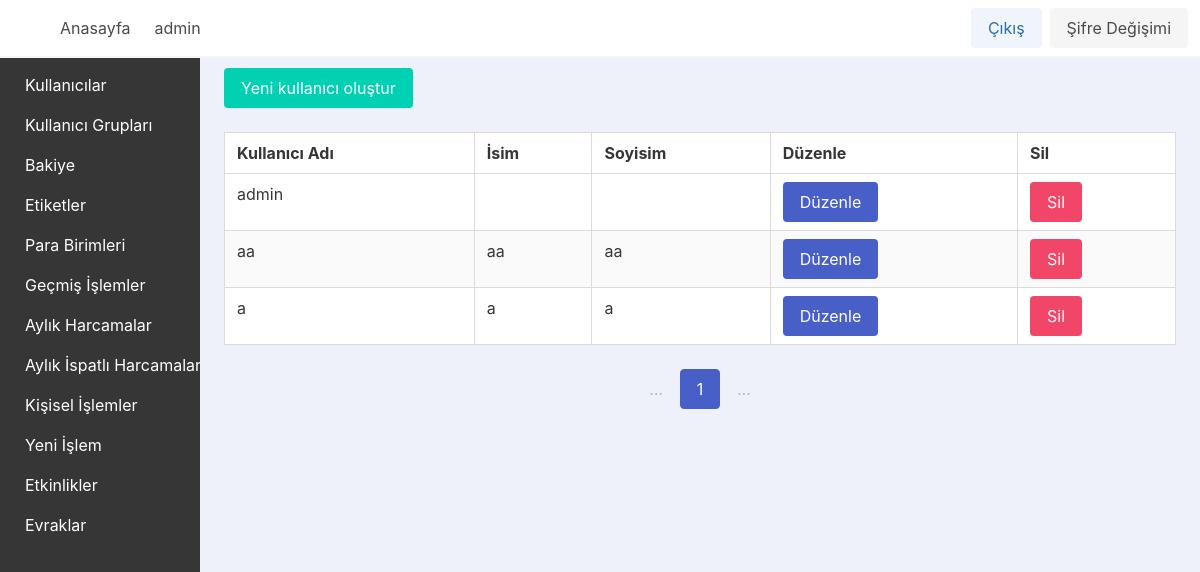
Page /userlist/ (signed in) on the earlier database version.
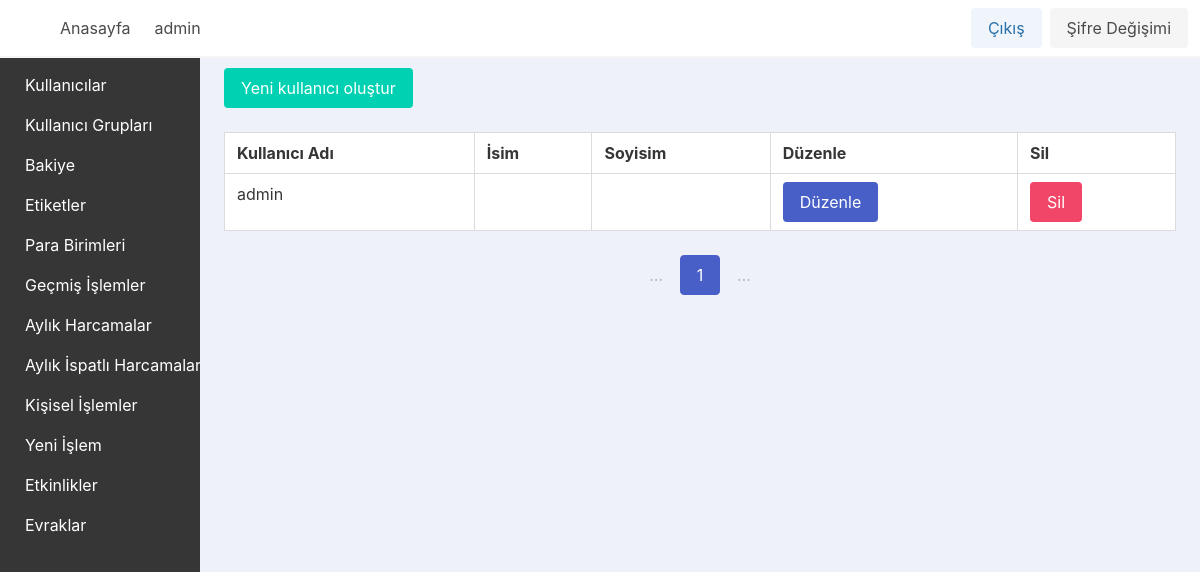
Same page on the later database version.
### app_base/models.py (models this page shows, shortened)
class MuUser(AbstractUser):
    username_validator = UnicodeUsernameValidator()
    username = models.CharField(_("Kullanıcı Adı"), max_length=150, unique=True, help_text=_("Max 150 karakter olabilir. Harfler, sayilar ve sadece @/./+/-/_ olabilir"), validators=[username_validator], error_messages={"unique": _("Bu isimde bir kullanici zaten var")})
    first_name = models.CharField(_("İsim"), max_length=150, blank=True)
    last_name = models.CharField(_("Soyisim"), max_length=150, blank=True)
    email = models.EmailField(_("email address"), blank=True)
    is_staff = models.BooleanField(_("Yönetici Durumu"), default=False, help_text=_("Kullanıcının bu yönetici paneline giriş yapabilmesini belirler."))
    is_active = models.BooleanField(_("active"), default=True, help_text=_("Designates whether this user should be treated as active. " "Unselect this instead of deleting accounts."))
    date_joined = models.DateTimeField(_("date joined"), default=timezone.now)
    currency = models.ForeignKey(Currency, on_delete=models.PROTECT, null=True)
    gruplar = models.ManyToManyField(MuGroup, blank=True)

### app_base/views/users_view.py (the view)
# urls.py: path("userlist/", views.userlist_view, name="userlist_view_name"),
@login_required
def userlist_view(request):
    users = MuUser.objects.all()
    per_page = 10  # You can adjust this as needed
    paginator = Paginator(users, per_page)
    page_number = request.GET.get("page")
    page = paginator.get_page(page_number)
    return render(request, "app_base/users/userlist.html", {"page": page})

### app_base/templates/app_base/users/userlist.html (shortened to what this page needs)
{% extends "base.html" %}
{% block content %}
    <div class="column m-auto">
        <div class="block">
            <a {% if not user.is_staff %}disabled onclick="return false;"{% endif %} class="button is-primary" href="{% url 'usercreate_view_name' %}">Yeni kullanıcı oluştur</a>
        </div>
        <div class="table-container">
            <table class="table is-fullwidth is-striped is-hoverable is-bordered">
                <thead>
                    <tr>
                        <th>Kullanıcı Adı</th>
                        <th>İsim</th>
                        <th>Soyisim</th>
                        <th>Düzenle</th>
                        <th>Sil</th>
                    </tr>
                </thead>
                <tbody>
                    {% for muser in page %}
                        <tr>
                            <td>{{ muser.username }}</td>
                            <td>{{ muser.first_name }}</td>
                            <td>{{ muser.last_name }}</td>
                            <td>
                                <a {% if not user.is_staff %}disabled onclick="return false;"{% endif %} class="button is-link" href="{% url 'userupdate_view_name' muser.pk %}">Düzenle</a>
                            </td>
                            <td>
                                <a {% if not user.is_staff %}disabled onclick="return false;"{% endif %} class="button is-danger" href="{% url 'userdelete_view_name' muser.pk %}">Sil</a>
                            </td>
                        </tr>
                    {% empty %}
                        <tr>
                            <td colspan="5">Kayıtlı kullanıcı yok.</td>
                        </tr>
                    {% endfor %}
                </tbody>
            </table>
        </div>
        <div class="pagination is-centered" role="navigation">
            <ul class="pagination-list">
                <li>
                    <span class="pagination-ellipsis">…</span>
                </li>
                <li>
                    <span class="pagination-link is-current">{{ page.number }}</span>
                </li>
                <li>
                    <span class="pagination-ellipsis">…</span>
                </li>
            </ul>
        </div>
    </div>
{% endblock content %}

### templates/navbar.html (shortened to what this page needs)
{% load static %}
<nav class="navbar has-background-white has-shadow" x-data="{ open: false }">
    <div class="navbar-brand">
        <a class="navbar-item" x-on:click="muside = !muside">
            <span class="iconify icon is-medium" data-icon="tabler:layout-sidebar-left-expand-filled"></span>
        </a>
    </div>
    <div id="navbarmenu_id" class="navbar-menu" x-bind:class="{ 'is-active': open }">
        <div class="navbar-start">
            <a class="navbar-item is-info is-light" href="{% url "home_view_name" %}">Anasayfa</a>
            {% if user.is_authenticated %}
                <span class="navbar-item">{{ user.username }}</span>
            {% endif %}
        </div>
        <div class="navbar-end">
            <div class="navbar-item">
                <div class="buttons">
                    {% if user.is_authenticated %}
                        <a class="button is-info is-light" href="{% url 'logout_view_name' %}">Çıkış</a>
                        <a class="button is-light" href="{% url 'passwordchange_view_name' %}">Şifre Değişimi</a>
                    {% else %}
                        <a class="button is-info is-light" href="{% url 'login_view_name' %}">Giriş</a>
                    {% endif %}
                </div>
            </div>
        </div>
    </div>
</nav>

Differences in the rows shown:
removed MuUser: username "aa", first_name "aa", last_name "aa"
removed MuUser: username "a", first_name "a", last_name "a"
